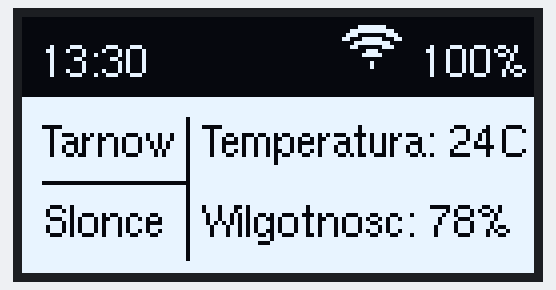
A sketch run on a simulated Arduino Uno, built with avr-gcc and run on an emulated ATmega328P. Shown: 128×64 one-colour display.

Above: at 0.2 s.

The sketch:

Temperatura.ino
```cpp
#include <Arduino.h>
#include <U8g2lib.h>

#include <Wire.h>

// 'wifi', 10x10px
const unsigned char wifi [] PROGMEM = {
	0xff, 0x7f, 0xff, 0x7f, 0x0f, 0x78, 0x03, 0x60, 0xf1, 0x47, 0x1c, 0x1c, 0x07, 0x70, 0xf3, 0x63,
	0x3f, 0x7e, 0x1f, 0x7c, 0xff, 0x7f, 0x7f, 0x7f, 0x7f, 0x7f, 0xff, 0x7f, 0xff, 0x7f
};

U8G2_SH1106_128X64_NONAME_F_HW_I2C u8g2(U8G2_R0, /* reset=*/ U8X8_PIN_NONE, 10, 9 );

void setup(void)
{
    u8g2.begin();


}

void loop(void) {
    u8g2.clearBuffer();
    u8g2.setFont(u8g2_font_helvR08_tr);

    u8g2.setDrawColor( 1 );
    u8g2.drawBox( 0, 20, 128, 44 );
    u8g2.drawStr( 5, 15, "13:30" );
    u8g2.drawStr( 100, 15, "100%" );

    u8g2.setDrawColor( 0 );
    u8g2.drawXBMP( 80, 0, 15, 15, wifi );
    u8g2.drawStr( 5, 35, "Tarnow" );
    u8g2.drawStr( 5, 40, "______" );
    u8g2.drawStr( 5, 55, "Slonce" );
    u8g2.drawStr( 45, 35, "Temperatura: 24C" );
    u8g2.drawStr( 45, 55, "Wilgotnosc: 78%" );
    u8g2.drawLine( 41, 25, 41, 60 );

    u8g2.sendBuffer();
    delay(1000);
}
```
